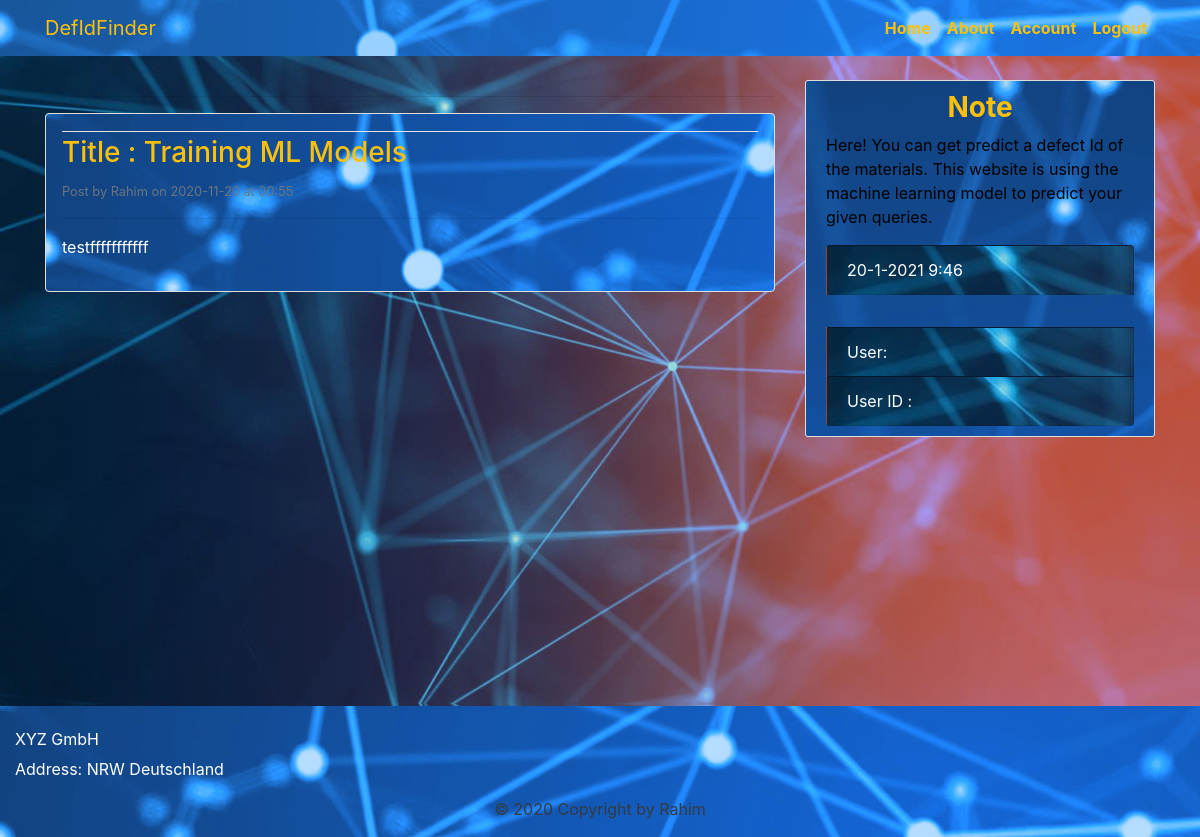
The page /post/ML on the database its author committed.
### app/modelsdb.py (models this page shows, shortened)
class Post(db.Model):
    id = db.Column(db.Integer, primary_key=True)
    title = db.Column(db.String(100), nullable=False)
    slug = db.Column(db.String(21), nullable=False)
    content = db.Column(db.Text, nullable=False)
    date_posted = db.Column(db.DateTime, nullable=False, default=datetime.utcnow)

### app/routes.py (the view)
@app.route("/post/<string:post_slug>", methods=['GET'])
def post(post_slug):
    post=Post.query.filter_by(slug=post_slug).first()
    return render_template('post.html', _params=params, post=post)

### app/templates/post.html (shortened to what this page needs)
{% extends "layout.html"%}
{% block content%}
<hr>
 	<article class="media content-section container w-100 p-3 rounded text-white"  style="background-image: url({{ url_for('static', filename='img/Footer.png') }})">
    			<div class="media-body">
      				<div class="article-metadata">
      				</div>
      				<h3 class="article-title text-warning"> Title : {{post.title}} </h3>
      				<small class="text-muted text-white">Post by Rahim on {{ post.date_posted.strftime('%Y-%m-%d') }} at {{post.date_posted.strftime('%H:%M')}} </small>
      				<hr>
      				<p class="article-content text-white">{{post.content}}</p>
    		    </div>
  	</article>
{% endblock content %}

### app/static/css/main.css (style rules this page uses)
body { background: #fafafa; color: #000000; margin-top:5rem; -webkit-background-size: cover; -moz-background-size: cover; background-size: cover; -o-background-size: cover; }
.content-section { background: #ffffff; padding: 10px 20px; border: 1px solid #dddddd; border-radius: 3px; margin-bottom: 20px; }
.article-title { color: #444444; }
.article-content { white-space: pre-line; }
.article-metadata { padding-bottom: 1px; margin-bottom: 4px; border-bottom: 1px solid #e3e3e3 }

### rows shown on the page
Post: title "Training ML Models", date_posted "2020-11-20", date_posted "00:55", content "testfffffffffff"

### other values the page prints
{{ _params['nav_name'] }} "DefIdFinder"
{{ _params['note'] }} "Here! You can get predict a defect Id of the materials. This website is using the machine learning model to predict your given queries."
{{ _params['company_name'] }} "XYZ GmbH"
{{ _params['com_address'] }} "NRW Deutschland"
{{ _params['copy_right'] }} "2020 Copyright by Rahim"
